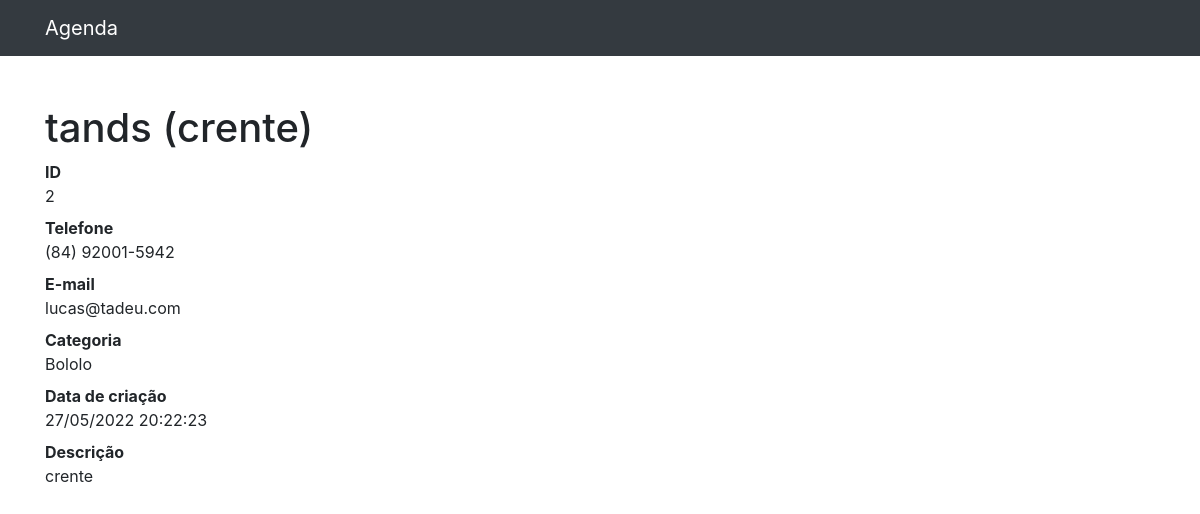
/2, run on the app's committed database.
### contatos/models.py (models this page shows, shortened)
class Contato(models.Model):
    nome = models.CharField(max_length=255)
    sobrenome = models.CharField(max_length=255, blank=True)
    telefone = models.CharField(max_length=50)
    email = models.EmailField(max_length=255, blank=True)
    data_criacao = models.DateTimeField(default=timezone.now)
    descricao = models.TextField(blank=True)
    categoria = models.ForeignKey(Categoria, on_delete=models.DO_NOTHING)
    mostrar = models.BooleanField(default=True)

class Categoria(models.Model):
    nome = models.CharField(max_length=255)
    def __str__(self):
        return self.nome

### contatos/views.py (the view)
# urls.py: path('<int:contato_id>', views.ver_contato, name="ver_contato")
def ver_contato(request, contato_id):
    contato = get_object_or_404(Contato, id=contato_id)
    return render(request, 'contatos/ver_contato.html', {
        'contato': contato
    })

### contatos/templates/contatos/ver_contato.html
{% extends 'base.html' %}
{% block conteudo %}
    <h1 class="mt-5">{{ contato.nome }} {{ contato.sobrenome }}</h1>
        <dl>
          <dt>ID</dt>
          <dd>{{ contato.id }}</dd>
          <dt>Telefone</dt>
          <dd>{{ contato.telefone }}</dd>
          <dt>E-mail</dt>
          <dd>{{ contato.email }}</dd>
          <dt>Categoria</dt>
          <dd>{{ contato.categoria }}</dd>
          <dt>Data de criação</dt>
          <dd>{{ contato.data_criacao|date:'d/m/Y H:i:s' }}</dd>
          <dt>Descrição</dt>
          <dd>{{ contato.descricao }}</dd>
        </dl>
{% endblock conteudo %}

### data on the page
Contato: nome "tands", sobrenome "(crente)", id "2", telefone "(84) 92001-5942", email "lucas@tadeu.com", categoria "Bololo", data_criacao "27/05/2022 20:22:23", descricao "crente"
